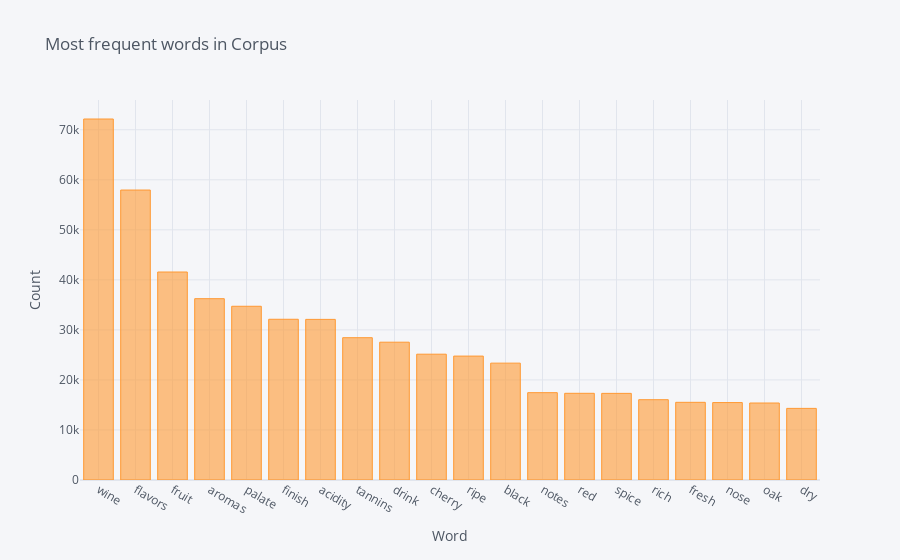

This figure's notebook cell:
### Code cell
words_df.set_index('word').wordCount.head(20).iplot(kind = 'bar', title = 'Most frequent words in Corpus', yTitle = 'Count', xTitle = 'Word')

### Figure 1 — Plotly figure (JSON) as saved in the notebook; plotly's stock layout.template omitted (floating-point values rounded to 4 significant figures)
{"data": [{"marker": {"color": "rgba(255, 153, 51, 0.6)", "line": {"color": "rgba(255, 153, 51, 1.0)", "width": 1}}, "name": "wordCount", "orientation": "v", "text": "", "type": "bar", "x": ["wine", "flavors", "fruit", "aromas", "palate", "finish", "acidity", "tannins", "drink", "cherry", "ripe", "black", "notes", "red", "spice", "rich", "fresh", "nose", "oak", "dry"], "y": [72157, 57958, 41575, 36242, 34726, 32126, 32104, 28443, 27543, 25145, 24769, 23358, 17456, 17328, 17315, 16050, 15527, 15477, 15391, 14313]}], "layout": {"autosize": true, "legend": {"bgcolor": "#F5F6F9", "font": {"color": "#4D5663"}}, "paper_bgcolor": "#F5F6F9", "plot_bgcolor": "#F5F6F9", "title": {"font": {"color": "#4D5663"}, "text": "Most frequent words in Corpus"}, "xaxis": {"autorange": true, "gridcolor": "#E1E5ED", "range": [-0.5, 19.5], "showgrid": true, "tickfont": {"color": "#4D5663"}, "title": {"font": {"color": "#4D5663"}, "text": "Word"}, "type": "category", "zerolinecolor": "#E1E5ED"}, "yaxis": {"autorange": true, "gridcolor": "#E1E5ED", "range": [0, 75950.0], "showgrid": true, "tickfont": {"color": "#4D5663"}, "title": {"font": {"color": "#4D5663"}, "text": "Count"}, "type": "linear", "zerolinecolor": "#E1E5ED"}}}
